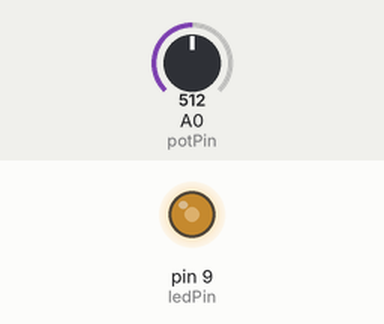
This sketch was run on a simulated Arduino Uno, built with avr-gcc and run on an emulated ATmega328P. Parts: output pins drawn as LEDs (lit = HIGH). Inputs (shaded band) come from the test bench; at power-on: A0 (potPin) = 512.

Above: at 1.2 s.
1.3 s: A0 (potPin) set to 716
At 2.2 s:
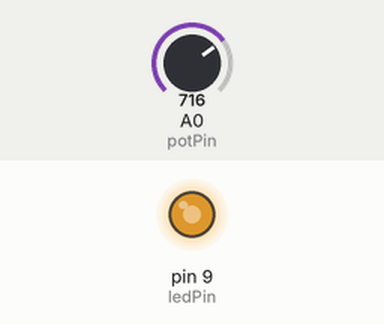
2.8 s: A0 (potPin) set to 900
At 3.3 s:
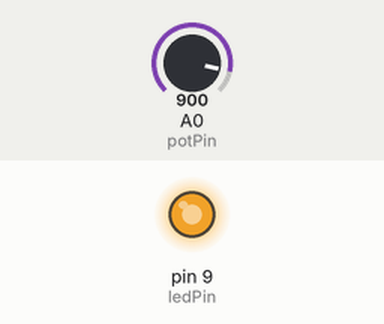
4.3 s: A0 (potPin) set to 122
At 5.5 s:
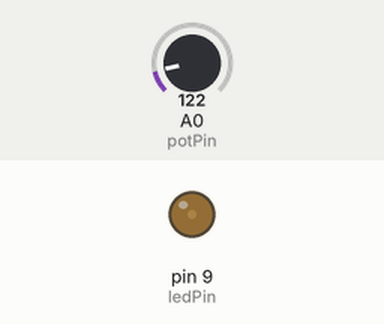
5.8 s: A0 (potPin) set to 0
At 6.8 s:
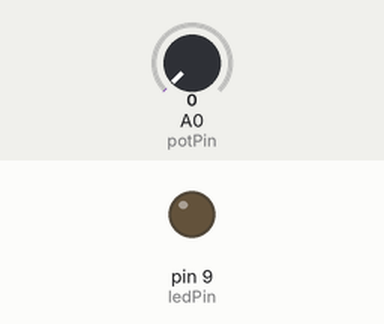
7.3 s: A0 (potPin) set to 511
At 8.0 s:
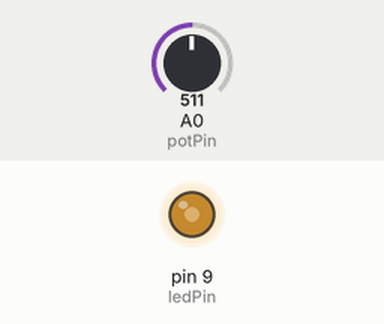
Timing chart, 0 to 9.8 s (numbered marks = the images above; inputs shaded):
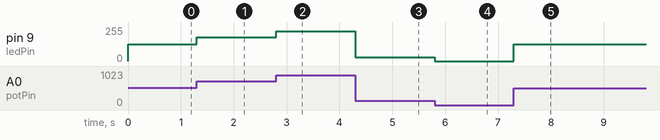

Measured:
- after the input at 1.3 s, pin 9 (ledPin): 127/255 → 178/255 at once
- after the input at 2.8 s, pin 9 (ledPin): 178/255 → 224/255 at once
- after the input at 4.3 s, pin 9 (ledPin): 224/255 → 30/255 at once
- after the input at 5.8 s, pin 9 (ledPin): 30/255 → 0/255 at once
- after the input at 7.3 s, pin 9 (ledPin): 0/255 → 127/255 at once

The sketch:

StaysOn_Analog.ino
```cpp
const int potPin=A0;
const int ledPin=9;

void setup() {
  // put your setup code here, to run once:

  pinMode(potPin,INPUT);
  pinMode(ledPin,OUTPUT);
  Serial.begin(9600);

}

void loop() {
  // put your main code here, to run repeatedly:
  // ia valori de la 0 la 255

 /* int potVal = analogRead(potPin);
  analogWrite(ledPin,potVal);
 */
  int  potVal = analogRead(potPin);
  int ledVal=map(potVal,0,1023,0,255); // mapam cu valori de la 0 la 1023, priminand valori de la 0 la 255
  analogWrite(ledPin, ledVal);

 /*
  int potVal=analogRead(potPin);
  double voltage=potVal*(5.0/1023.0); *Cum la 5V obtin maxim 1023 pe analogOutput, voi face o regula de 3 simpla pentru a afisa voltajul
  Serial.println(voltage);
  delay(1); // ca sa aib timp sa citeasca
 */

}
```
